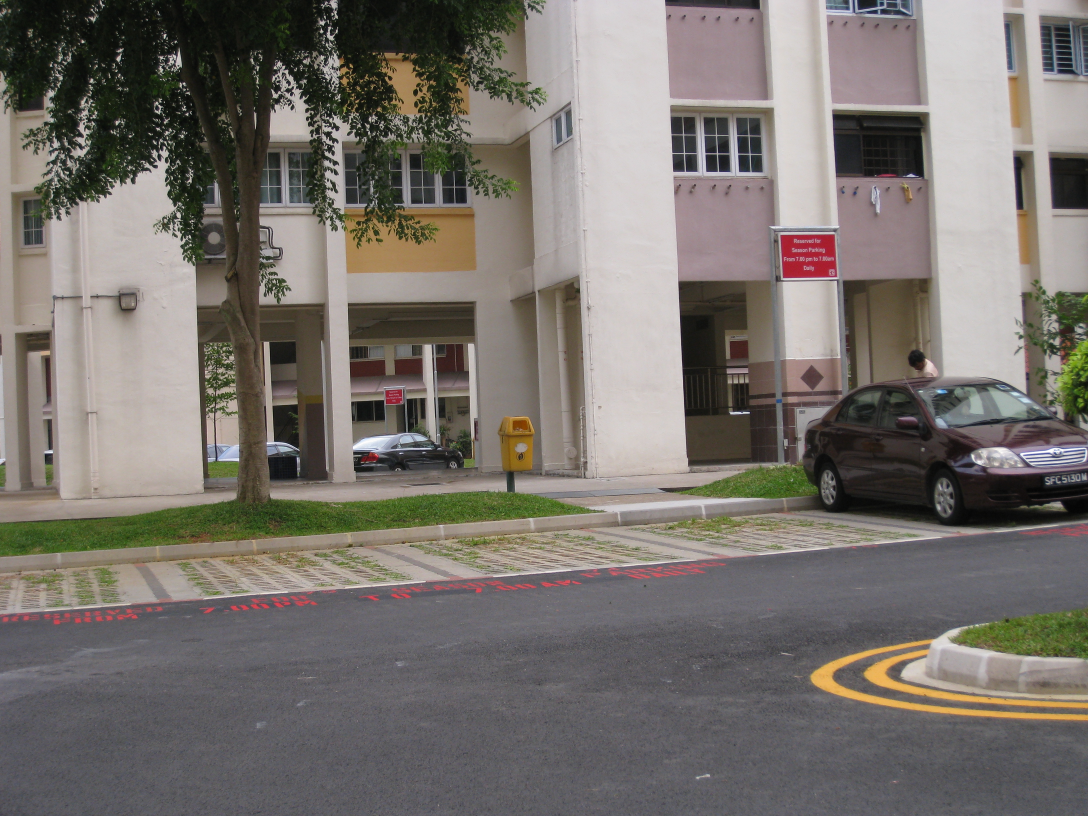
#> input picture Images_Asgnmt3_1/I1/STA_0031.JPG, 3264 x 2448 px, found by its file name (shown at 1/3 size); its folder holds 4 pictures in this run
$ python FeatureMatching.py
#> lines starting #> are read from the running program, lines starting #| are printed output that depends on the picture
import os
import cv2
import numpy as np


def matchfeatures(src, tgt, nfeatures=1000, verbose=False):
    '''
    src: source image
    tgt: target image
    nfeatures: number of max features for detector
    verbose: wheter to show matched features between src and tgt images

    This function matches features in the src and tgt picture to return points of
    correspondonces of the same features between the two images

    output: [features_detected,5]
            a feature is: (x1,y1,x2,y2,distance)
    '''

    # We use ORB as our feature detector
    orb = cv2.ORB_create(nfeatures=nfeatures, scoreType=cv2.ORB_FAST_SCORE)
    kp1, des1 = orb.detectAndCompute(src, None)
    kp2, des2 = orb.detectAndCompute(tgt, None)

    # Using BruteForce Matcher to match detected features
    bf = cv2.BFMatcher(cv2.NORM_HAMMING, crossCheck=True)
    matches = bf.match(des1, des2)

    # Getting best features
    matches = sorted(matches, key=lambda x: x.distance)

    # Printing the matched features and diplaying them
    if verbose:
        net_img = cv2.drawMatches(src, kp1, tgt, kp2,
                                  matches[:20], None, flags=2)
        cv2.imshow("Keypoint Matching", net_img)
        cv2.waitKey(0)
        cv2.destroyAllWindows()

    # Storing the points of matched features
    common_points = []
    for match in matches:
        x1y1 = kp1[match.queryIdx].pt
        x2y2 = kp2[match.trainIdx].pt
        feature = list(map(int, list(x1y1) + list(x2y2) + [match.distance]))
        common_points.append(feature)

    print(f"Feature Matching Results: POC(s) found: {len(common_points)}")

    return np.array(common_points)


if __name__ == '__main__':

    IMG_DIR = r'Images_Asgnmt3_1\I1'    # Path of img directory
    N = 2                               # Number of IMages to be matched

    Images = []
    for root, dirs, files in os.walk(IMG_DIR):
        for i in range(N):
            img = cv2.imread(os.path.join(IMG_DIR, files[i]))
#> img is the input picture: shape (2448, 3264, 3); mean B, G, R 108.6, 114, 119.4
            img = cv2.resize(img, (800, 600))
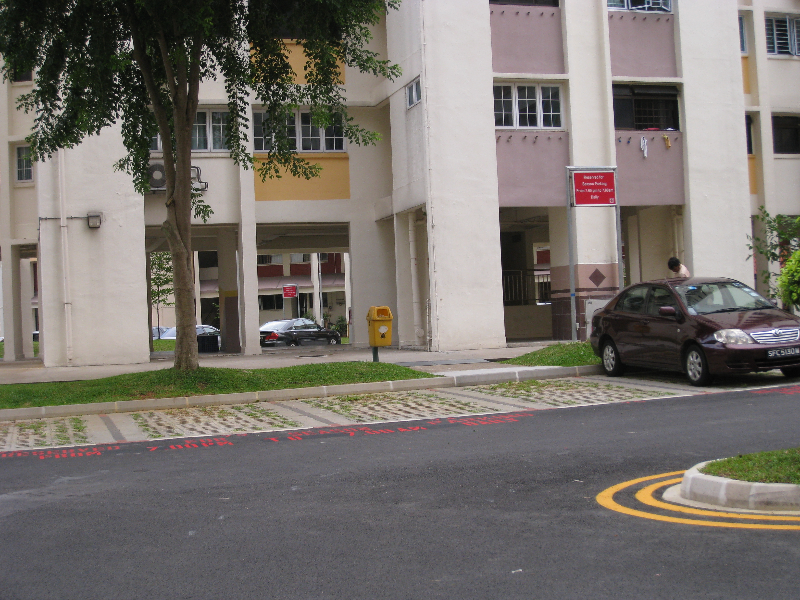
#> img: shape (600, 800, 3); mean B, G, R 108.5, 113.9, 119.2
            Images.append(img)

    # Eg to use the function
    poc = matchfeatures(Images[0], Images[1], verbose=True)
#> in matchfeatures, `kp1, des1 = orb.detectAndCompute(src, None)`: kp1 = 1015 keypoints; strongest (x, y, size): (294, 333, 31), (113, 104, 31), (549, 303, 31), (131, 36, 31)
#> in matchfeatures, `kp2, des2 = orb.detectAndCompute(tgt, None)`: kp2 = 1031 keypoints; strongest (x, y, size): (405, 382, 31), (523, 369, 31), (475, 347, 31), (441, 288, 31)
#> in matchfeatures, `kp2, des2 = orb.detectAndCompute(tgt, None)`:
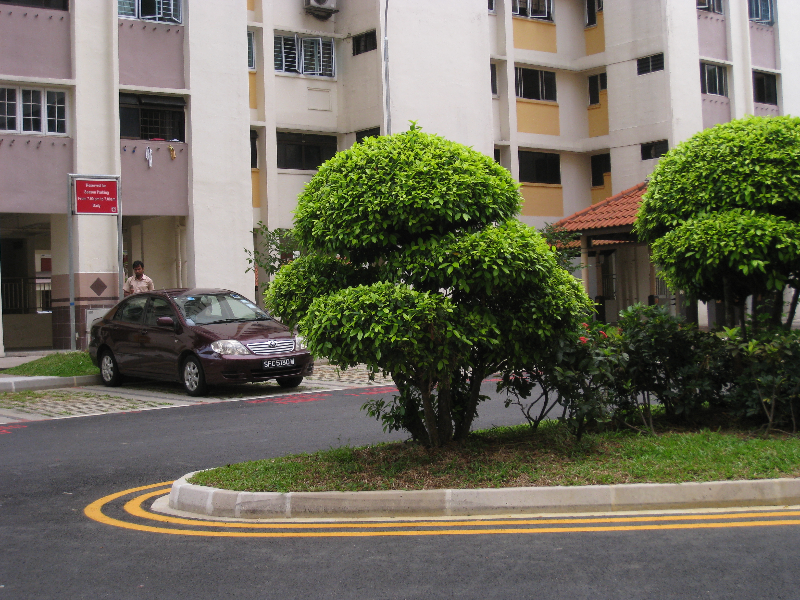
#> tgt: shape (600, 800, 3); mean of channels 0, 1, 2 91.1, 106.4, 108.9; drawn as B, G, R
#> in matchfeatures, `matches = bf.match(des1, des2)`: matches = 284 matches
#> in matchfeatures, `net_img = cv2.drawMatches(src, kp1, tgt, kp2, matches[:20], None, flag..`:
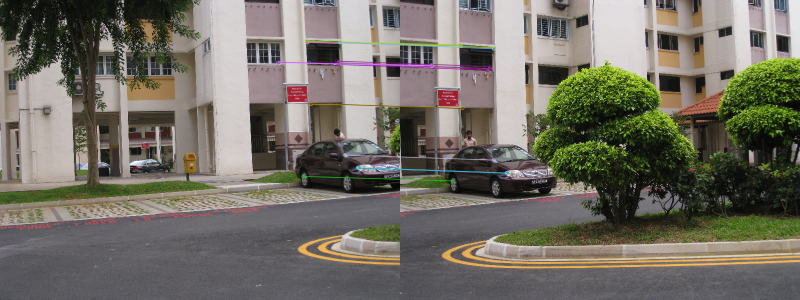
#> net_img: shape (600, 1600, 3) (shown at 1/2 size); mean B, G, R 100, 110.3, 114.2
#> the loop in matchfeatures, `for match in matches:` made 284 passes
#> (x1y1, x2y2, feature) on passes 1 to 3: ((614.6, 84.6), (121.9, 92.07), [614, 84, 121, 92, 9]), ((618.1, 125.4), (122.4, 134.4), [618, 125, 122, 134, 9]), ((673.6, 121.8), (179.2, 132.6), [673, 121, 179, 132, 12])
#> after the loop in matchfeatures, `for match in matches:`: common_points = 284 items, first 6: [614, 84, 121, 92, 9], [618, 125, 122, 134, 9], [673, 121, 179, 132, 12], [715, 335, 212, 346, 13], [715, 335, 212, 345, 13], [613, 82, 120, 91, 13]
#| Feature Matching Results: POC(s) found: 284
